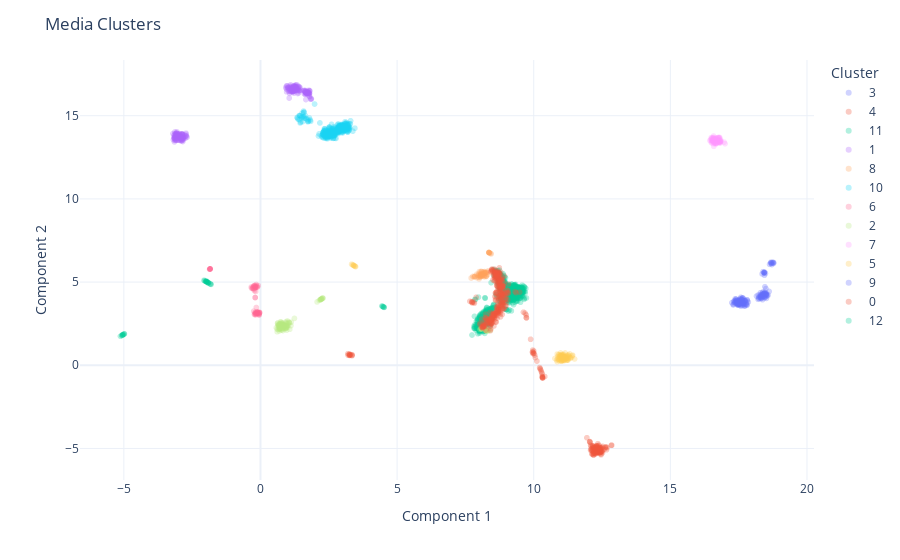

Notebook cell for this chart:
### Markdown cell above
#### Visualise the results

### Code cell
# Plot the training points
fig = px.scatter(
    data_frame = reduced_df,
    x = "Component 1",
    y = "Component 2",
    color = "Cluster",
    hover_data = ["taxon_id", "media_id"],
    opacity = 0.3
) 

fig.update_layout(
    title="Media Clusters",
    template="plotly_white"
)

fig.show()

### Figure 1 — Plotly figure (JSON) as saved in the notebook; plotly's stock layout.template omitted (floating-point values rounded to 4 significant figures; data arrays with more than 128 entries replaced by an {"elided": "..."} marker saying what was removed)
{"data": [{"customdata": {"elided": "93x2 str values"}, "hovertemplate": "Cluster=3<br>Component 1=%{x}<br>Component 2=%{y}<br>taxon_id=%{customdata[0]}<br>media_id=%{customdata[1]}<extra></extra>", "legendgroup": "3", "marker": {"color": "#636efa", "opacity": 0.3, "symbol": "circle"}, "mode": "markers", "name": "3", "showlegend": true, "type": "scattergl", "x": [17.56, 17.52, 17.69, 17.67, 17.5, 17.54, 17.72, 17.64, 17.59, 17.56, 17.51, 17.79, 17.78, 17.46, 17.64, 17.37, 17.32, 17.59, 17.58, 17.48, 17.53, 17.42, 17.35, 17.42, 17.34, 17.25, 17.3, 17.37, 17.43, 17.52, 17.67, 17.5, 17.81, 17.36, 17.6, 17.44, 17.42, 17.47, 17.52, 17.5, 17.51, 17.62, 17.39, 17.62, 17.63, 17.68, 17.46, 17.64, 17.47, 17.58, 17.6, 17.72, 17.42, 17.51, 17.81, 17.5, 17.41, 17.7, 17.6, 17.56, 17.72, 17.58, 17.67, 17.42, 17.58, 17.61, 17.74, 17.69, 17.74, 17.79, 17.62, 17.66, 17.74, 17.64, 17.63, 17.81, 17.56, 17.69, 17.49, 17.59, 17.4, 17.85, 17.76, 17.48, 17.66, 17.51, 17.72, 17.4, 17.62, 17.63, 17.42, 17.31, 17.65], "xaxis": "x", "y": [3.846, 3.863, 3.684, 3.733, 3.69, 3.703, 3.873, 3.805, 3.812, 3.668, 3.804, 3.773, 3.668, 3.616, 4.047, 3.994, 3.833, 3.545, 3.691, 3.633, 3.892, 3.749, 3.745, 3.842, 3.876, 3.761, 3.634, 3.761, 3.786, 3.948, 3.77, 3.905, 3.906, 3.84, 3.757, 3.882, 3.726, 3.673, 3.675, 3.71, 3.868, 3.927, 3.961, 4.002, 3.889, 3.655, 3.654, 3.775, 3.856, 4.086, 3.775, 3.697, 3.882, 3.627, 3.939, 3.853, 3.706, 3.867, 3.799, 4.005, 3.556, 3.967, 3.804, 3.962, 3.833, 3.793, 3.884, 3.72, 3.841, 3.599, 3.939, 3.609, 3.891, 4.056, 3.938, 3.639, 3.616, 3.978, 3.672, 3.625, 3.848, 3.8, 3.671, 3.769, 3.72, 3.814, 3.571, 3.85, 3.721, 3.726, 3.74, 3.652, 3.742], "yaxis": "y"}, {"customdata": {"elided": "117x2 str values"}, "hovertemplate": "Cluster=4<br>Component 1=%{x}<br>Component 2=%{y}<br>taxon_id=%{customdata[0]}<br>media_id=%{customdata[1]}<extra></extra>", "legendgroup": "4", "marker": {"color": "#EF553B", "opacity": 0.3, "symbol": "circle"}, "mode": "markers", "name": "4", "showlegend": true, "type": "scattergl", "x": [12.17, 12.08, 12.3, 12.43, 10.4, 12.4, 12.36, 12.15, 12.42, 10.32, 12.4, 11.94, 12.17, 12.29, 12.19, 12.46, 12.49, 12.16, 12.16, 12.23, 12.27, 12.34, 12.13, 12.47, 12.65, 12.32, 12.3, 12.23, 10.33, 12.36, 10.32, 12.29, 12.84, 12.05, 12.21, 12.43, 12.28, 12.38, 12.49, 12.22, 12.29, 12.52, 12.86, 12.43, 12.13, 12.46, 12.5, 12.32, 12.19, 12.68, 12.2, 12.05, 12.38, 12.46, 12.39, 12.07, 12.13, 12.45, 12.2, 12.33, 12.25, 12.18, 12.46, 12.19, 12.37, 12.4, 12.4, 12.18, 12.25, 12.3, 12.62, 12.62, 12.41, 12.38, 10.29, 12.34, 12.13, 12.36, 12.42, 12.32, 12.1, 12.2, 12.08, 12.23, 12.25, 12.57, 12.17, 12.46, 12.51, 12.09, 12.25, 12.35, 12.35, 12.45, 12.15, 12.43, 12.33, 12.28, 10.32, 12.28, 12.39, 12.34, 12.53, 12.2, 12.3, 10.31, 10.32, 12.43, 12.31, 12.32, 12.32, 12.33, 12.14, 12.66, 12.42, 12.45, 10.31], "xaxis": "x", "y": [-4.934, -4.799, -5.196, -5.085, -0.6795, -5.018, -5.288, -4.839, -5.277, -0.7666, -5.176, -4.357, -5.308, -5.265, -5.379, -5.384, -5.126, -4.849, -4.869, -5.309, -5.182, -5.055, -5.15, -5.203, -4.904, -5.207, -4.941, -5.132, -0.7531, -5.178, -0.6888, -5.223, -4.812, -4.598, -5.201, -5.053, -5.269, -5.19, -5.212, -5.019, -4.838, -5.264, -4.806, -4.94, -5.013, -5.181, -5.169, -5.067, -5.306, -4.96, -5.262, -4.586, -5.188, -5.075, -5.229, -4.641, -5.12, -5.338, -5.161, -5.243, -5.344, -5.05, -5.218, -5.409, -5.134, -5.174, -4.944, -4.958, -5.287, -5.144, -4.918, -4.971, -5.045, -4.996, -0.4356, -5.242, -5.335, -5.144, -5.211, -5.228, -4.881, -4.926, -5.106, -5.025, -5.198, -5.065, -5.034, -4.952, -4.942, -5.055, -4.937, -4.826, -4.714, -4.977, -5.104, -5.196, -4.87, -4.921, -0.7353, -4.863, -4.819, -4.977, -4.88, -4.948, -4.921, -0.5171, -0.7404, -5.243, -4.861, -5.038, -4.966, -5.029, -5.336, -5.08, -5.065, -4.993, -0.6744], "yaxis": "y"}, {"customdata": {"elided": "1006x2 str values"}, "hovertemplate": "Cluster=11<br>Component 1=%{x}<br>Component 2=%{y}<br>taxon_id=%{customdata[0]}<br>media_id=%{customdata[1]}<extra></extra>", "legendgroup": "11", "marker": {"color": "#00cc96", "opacity": 0.3, "symbol": "circle"}, "mode": "markers", "name": "11", "showlegend": true, "type": "scattergl", "x": {"elided": "1006 float values"}, "xaxis": "x", "y": {"elided": "1006 float values"}, "yaxis": "y"}, {"customdata": {"elided": "229x2 str values"}, "hovertemplate": "Cluster=1<br>Component 1=%{x}<br>Component 2=%{y}<br>taxon_id=%{customdata[0]}<br>media_id=%{customdata[1]}<extra></extra>", "legendgroup": "1", "marker": {"color": "#ab63fa", "opacity": 0.3, "symbol": "circle"}, "mode": "markers", "name": "1", "showlegend": true, "type": "scattergl", "x": {"elided": "229 float values"}, "xaxis": "x", "y": {"elided": "229 float values"}, "yaxis": "y"}, {"customdata": [["44255", "J24"], ["13689", "J28"], ["1624", "J13"], ["1989", "J43"], ["1502", "J14"], ["562", "J27"], ["1931", "J61"], ["658457", "535b"], ["362", "J74"], ["1492", "104b"], ["406", "J79"], ["646", "J7"], ["1907725", "J346"], ["1280", "J14"], ["1618", "J13"], ["162169", "J22"], ["293", "J12"], ["2303", "J917"], ["85698", "J12"], ["1719", "215b"], ["67351", "J42"], ["1604", "J13"], ["28026", "J13"], ["285", "J22"], ["67263", "J66"], ["1496", "J14"], ["29397", "J84"], ["287", "J156"], ["164451", "J297"], ["1598", "1203a"], ["1506", "104b"], ["1869227", "104c"], ["1931", "J45"], ["2242", "J168"], ["51513", "J26"], ["303", "1a"], ["561067", "1076b"], ["1509", "J14"], ["648", "J12"], ["292", "J12"], ["1613", "J13"], ["34007", "J26"], ["58123", "J51"], ["1931", "J66"], ["194249", "J43"], ["657445", "429c"], ["38027", "141c"], ["317", "1a"], ["1679", "J13"], ["47770", "J13"], ["1561", "J14"], ["1681", "J13"], ["37329", "J43"], ["1411316", "J346"], ["216816", "J13"], ["562", "J12"], ["33013", "J26"], ["1509", "J13"], ["472", "J22"], ["28448", "J597"], ["287", "J12"]], "hovertemplate": "Cluster=8<br>Component 1=%{x}<br>Component 2=%{y}<br>taxon_id=%{customdata[0]}<br>media_id=%{customdata[1]}<extra></extra>", "legendgroup": "8", "marker": {"color": "#FFA15A", "opacity": 0.3, "symbol": "circle"}, "mode": "markers", "name": "8", "showlegend": true, "type": "scattergl", "x": [8.443, 8.074, 8.062, 8.356, 8.054, 8.381, 8.021, 8.269, 7.848, 8.334, 7.823, 8.009, 8.086, 7.906, 8.22, 8.417, 7.992, 8.365, 8.196, 8.358, 8.042, 8.142, 8.22, 8.062, 8.021, 8.082, 7.83, 8.254, 7.916, 8.141, 8.126, 8.103, 8.236, 8.07, 7.95, 8.117, 8.337, 8.001, 8.216, 8.088, 8.133, 8.358, 8.167, 7.71, 8.178, 8.178, 8.2, 7.971, 8.054, 8.092, 8.265, 7.998, 8.375, 8.047, 8.201, 8.328, 8.201, 8.277, 7.767, 8.209, 8.095], "xaxis": "x", "y": [6.696, 5.646, 5.315, 6.784, 5.433, 6.758, 5.37, 5.359, 5.35, 5.676, 5.313, 5.63, 5.618, 5.272, 5.526, 6.721, 5.422, 6.774, 5.554, 6.771, 5.335, 5.506, 5.531, 5.44, 5.307, 5.446, 5.328, 5.571, 5.475, 5.46, 5.364, 5.483, 5.325, 5.506, 5.4, 5.604, 5.586, 5.193, 5.545, 5.463, 5.405, 6.782, 5.606, 5.246, 5.331, 5.509, 5.635, 5.296, 5.47, 5.36, 5.364, 5.52, 6.76, 5.395, 5.421, 5.471, 5.383, 5.585, 5.338, 5.586, 5.413], "yaxis": "y"}, {"customdata": {"elided": "334x2 str values"}, "hovertemplate": "Cluster=10<br>Component 1=%{x}<br>Component 2=%{y}<br>taxon_id=%{customdata[0]}<br>media_id=%{customdata[1]}<extra></extra>", "legendgroup": "10", "marker": {"color": "#19d3f3", "opacity": 0.3, "symbol": "circle"}, "mode": "markers", "name": "10", "showlegend": true, "type": "scattergl", "x": {"elided": "334 float values"}, "xaxis": "x", "y": {"elided": "334 float values"}, "yaxis": "y"}, {"customdata": [["1600", "J21"], ["1849278", "J14"], ["2751", "J17"], ["1179787", "J14"], ["2447885", "J14"], ["1911679", "J14"], ["[{'NCBI tax id': 479436, 'Matching level': 'strain'}, {'NCBI tax id': 29466, 'Matching level': 'species'}]", "J14"], ["[{'NCBI tax id': 763034, 'Matching level': 'strain'}, {'NCBI tax id': 626930, 'Matching level': 'species'}]", "J14"], ["[{'NCBI tax id': 484018, 'Matching level': 'strain'}, {'NCBI tax id': 310297, 'Matching level': 'species'}]", "J14"], ["[{'NCBI tax id': 2750, 'Matching level': 'species'}, {'NCBI tax id': 1449342, 'Matching level': 'strain'}]", "J17"], ["[{'NCBI tax id': 209247, 'Matching level': 'species'}, {'NCBI tax id': 1210099, 'Matching level': 'strain'}]", "J43"], ["[{'NCBI tax id': 376806, 'Matching level': 'species'}, {'NCBI tax id': 1121096, 'Matching level': 'strain'}]", "J14"], ["1179782", "J14"], ["302912", "J14"], ["2605782", "J14"], ["[{'NCBI tax id': 1307442, 'Matching level': 'strain'}, {'NCBI tax id': 1583098, 'Matching level': 'species'}]", "J14"], ["2652290", "J14"], ["1159213", "J14"], ["2650158", "J14"], ["[{'NCBI tax id': 1133319, 'Matching level': 'species'}, {'NCBI tax id': 1445607, 'Matching level': 'strain'}]", "J14"], ["[{'NCBI tax id': 169435, 'Matching level': 'species'}, {'NCBI tax id': 445972, 'Matching level': 'strain'}]", "J14"], ["1559", "J14"], ["2490855", "J14"], ["[{'NCBI tax id': 449673, 'Matching level': 'strain'}, {'NCBI tax id': 46506, 'Matching level': 'species'}]", "J14"], ["556053", "J346"], ["115433", "J42"], ["[{'NCBI tax id': 1316584, 'Matching level': 'strain'}, {'NCBI tax id': 135079, 'Matching level': 'species'}]", "J14"], ["[{'NCBI tax id': 157687, 'Matching level': 'species'}, {'NCBI tax id': 1122174, 'Matching level': 'strain'}]", "J14"], ["[{'NCBI tax id': 1673725, 'Matching level': 'species'}, {'NCBI tax id': 1175452, 'Matching level': 'species'}]", "J14"], ["2292441", "J14"], ["[{'NCBI tax id': 1437601, 'Matching level': 'strain'}, {'NCBI tax id': 1688, 'Matching level': 'species'}]", "J19"], ["1007095", "J346"], ["[{'NCBI tax id': 39483, 'Matching level': 'species'}, {'NCBI tax id': 649755, 'Matching level': 'strain'}]", "J14"], ["460384", "J14"], ["[{'NCBI tax id': 1236512, 'Matching level': 'strain'}, {'NCBI tax id': 691816, 'Matching level': 'species'}]", "J14"], ["1411121", "J346"], ["1796635", "J14"], ["1655", "J14"], ["285729", "J14"], ["348042", "J30"], ["28135", "J14"], ["[{'NCBI tax id': 1410649, 'Matching level': 'strain'}, {'NCBI tax id': 180164, 'Matching level': 'species'}]", "J14"], ["78343", "J14"], ["[{'NCBI tax id': 1121107, 'Matching level': 'strain'}, {'NCBI tax id': 35760, 'Matching level': 'species'}]", "J19"], ["102148", "J14"], ["[{'NCBI tax id': 667015, 'Matching level': 'strain'}, {'NCBI tax id': 376805, 'Matching level': 'species'}]", "J14"], ["[{'NCBI tax id': 1695, 'Matching level': 'subspecies'}, {'NCBI tax id': 1437597, 'Matching level': 'strain'}]", "J19"], ["[{'NCBI tax id': 393480, 'Matching level': 'strain'}, {'NCBI tax id': 76857, 'Matching level': 'species'}]", "J14"], ["[{'NCBI tax id': 997353, 'Matching level': 'strain'}, {'NCBI tax id': 60133, 'Matching level': 'species'}]", "J14"], ["418198", "J21"], ["837", "J469"], ["[{'NCBI tax id': 762983, 'Matching level': 'strain'}, {'NCBI tax id': 626938, 'Matching level': 'species'}]", "J14"], ["2652293", "J14"], ["28136", "J14"], ["[{'NCBI tax id': 1121342, 'Matching level': 'strain'}, {'NCBI tax id': 1519, 'Matching level': 'species'}]", "J14"], ["[{'NCBI tax id': 1291051, 'Matching level': 'strain'}, {'NCBI tax id': 342942, 'Matching level': 'species'}]", "J14"], ["[{'NCBI tax id': 1410648, 'Matching level': 'strain'}, {'NCBI tax id': 33905, 'Matching level': 'species'}]", "J19"], ["[{'NCBI tax id': 553178, 'Matching level': 'strain'}, {'NCBI tax id': 1017, 'Matching level': 'species'}]", "J14"], ["[{'NCBI tax id': 1302724, 'Matching level': 'strain'}, {'NCBI tax id': 202862, 'Matching level': 'species'}]", "J42"], ["574930", "J14"]], "hovertemplate": "Cluster=6<br>Component 1=%{x}<br>Component 2=%{y}<br>taxon_id=%{customdata[0]}<br>media_id=%{customdata[1]}<extra></extra>", "legendgroup": "6", "marker": {"color": "#FF6692", "opacity": 0.3, "symbol": "circle"}, "mode": "markers", "name": "6", "showlegend": true, "type": "scattergl", "x": [-0.0569, -0.1002, -0.1602, -0.05729, -0.04941, -0.3373, -0.2204, -0.1303, -0.2284, -0.2661, -1.841, -0.2017, -0.2771, -0.126, -0.1828, -0.102, -0.1163, -0.1426, -0.3267, -0.1524, -0.2858, -0.05831, -0.1675, -0.22, -0.04195, -1.839, -0.2145, -0.174, -0.08599, -0.08181, -0.2602, -1.847, -0.1782, -0.1767, -0.1406, -1.848, -0.02963, -0.1, -0.2357, -1.847, -0.052, -0.1933, -0.1712, -0.06205, -0.1942, -0.177, -0.1535, -0.2417, -0.2262, -0.1839, -1.863, -0.1627, -0.03716, -0.2462, -0.123, -0.1929, -0.2035, -0.2011, -1.847, -0.1936], "xaxis": "x", "y": [3.113, 3.166, 3.129, 3.035, 3.025, 4.703, 3.052, 4.695, 4.657, 4.597, 5.795, 4.691, 4.672, 3.199, 4.711, 3.116, 4.7, 4.765, 4.634, 3.47, 4.624, 3.158, 3.133, 4.482, 3.187, 5.797, 4.743, 4.438, 3.134, 4.78, 4.724, 5.788, 3.182, 4.66, 3.129, 5.787, 3.163, 3.204, 4.593, 5.788, 3.076, 4.793, 4.716, 3.121, 4.077, 3.116, 4.854, 4.764, 4.792, 4.683, 5.772, 3.046, 3.156, 3.249, 3.2, 3.051, 3.163, 3.089, 5.788, 4.064], "yaxis": "y"}, {"customdata": {"elided": "121x2 str values"}, "hovertemplate": "Cluster=2<br>Component 1=%{x}<br>Component 2=%{y}<br>taxon_id=%{customdata[0]}<br>media_id=%{customdata[1]}<extra></extra>", "legendgroup": "2", "marker": {"color": "#B6E880", "opacity": 0.3, "symbol": "circle"}, "mode": "markers", "name": "2", "showlegend": true, "type": "scattergl", "x": [0.9676, 0.7349, 0.7923, 0.9241, 0.9423, 2.204, 1.242, 2.231, 0.6979, 0.8349, 0.7525, 2.278, 0.6092, 0.6924, 0.9628, 8.249, 0.8578, 1.062, 2.072, 1.125, 0.7582, 1.055, 2.236, 0.8278, 0.8031, 0.5802, 0.6734, 0.9388, 8.173, 8.214, 0.8613, 0.78, 0.7164, 0.6647, 0.7199, 0.819, 2.243, 0.8828, 0.7215, 0.747, 0.8822, 0.6407, 0.9183, 0.6983, 8.209, 1.03, 8.263, 0.6098, 0.7189, 0.8124, 2.191, 2.212, 0.6427, 0.6957, 0.7365, 0.6347, 8.226, 0.7121, 0.6877, 8.073, 0.7248, 0.9561, 2.152, 0.8145, 0.7903, 8.255, 2.286, 0.7488, 8.083, 0.9771, 0.8656, 0.7166, 0.8365, 8.091, 0.7564, 0.9836, 0.8132, 0.6949, 0.8097, 0.7325, 0.7332, 8.032, 0.7313, 2.192, 0.6242, 8.262, 0.9601, 0.8206, 1.002, 0.938, 0.7918, 0.8688, 0.7766, 0.6465, 8.424, 8.082, 0.768, 0.932, 0.885, 0.9319, 2.219, 0.9432, 0.6771, 1.02, 0.903, 8.301, 8.341, 0.7633, 0.906, 1.072, 0.8666, 8.301, 0.6772, 0.6853, 0.844, 0.9912, 1.114, 0.8885, 2.266, 0.861, 8.355], "xaxis": "x", "y": [2.356, 2.24, 2.407, 2.275, 2.494, 3.954, 2.817, 3.98, 2.188, 2.263, 2.417, 4.028, 2.164, 2.368, 2.365, 2.066, 2.354, 2.541, 3.806, 2.589, 2.591, 2.575, 3.987, 2.283, 2.393, 2.258, 2.388, 2.397, 2.24, 2.258, 2.24, 2.139, 2.216, 2.45, 2.256, 2.082, 3.997, 2.4, 2.176, 2.263, 2.337, 2.422, 2.21, 2.214, 2.18, 2.593, 2.07, 2.016, 2.414, 2.426, 3.944, 3.961, 2.365, 2.302, 2.51, 2.539, 2.232, 2.483, 2.287, 2.218, 2.322, 2.108, 3.904, 2.416, 2.522, 2.1, 4.037, 2.366, 2.175, 2.384, 2.435, 2.19, 2.434, 2.197, 2.416, 2.663, 2.26, 2.477, 2.544, 2.339, 2.518, 2.161, 2.615, 3.94, 2.524, 2.082, 2.287, 2.326, 2.504, 2.24, 2.486, 2.398, 2.225, 2.161, 2.11, 2.186, 2.399, 2.616, 2.366, 2.551, 3.969, 2.36, 2.373, 2.405, 2.248, 2.056, 2.14, 2.116, 2.198, 2.168, 2.351, 2.069, 2.197, 2.062, 2.187, 2.282, 2.382, 2.405, 4.043, 2.273, 2.083], "yaxis": "y"}, {"customdata": {"elided": "76x2 str values"}, "hovertemplate": "Cluster=7<br>Component 1=%{x}<br>Component 2=%{y}<br>taxon_id=%{customdata[0]}<br>media_id=%{customdata[1]}<extra></extra>", "legendgroup": "7", "marker": {"color": "#FF97FF", "opacity": 0.3, "symbol": "circle"}, "mode": "markers", "name": "7", "showlegend": true, "type": "scattergl", "x": [16.63, 16.6, 16.78, 16.53, 16.81, 16.72, 16.97, 16.85, 16.68, 16.56, 16.57, 16.6, 16.66, 16.59, 16.69, 16.58, 16.78, 16.68, 16.75, 16.56, 16.82, 16.75, 16.79, 16.45, 16.77, 16.67, 16.66, 16.59, 16.7, 16.62, 16.72, 16.67, 16.83, 16.5, 16.8, 16.58, 16.7, 16.71, 16.66, 16.62, 16.76, 16.58, 16.65, 16.53, 16.8, 16.82, 16.76, 16.61, 16.67, 16.53, 16.56, 16.58, 16.49, 16.51, 16.56, 16.78, 16.63, 16.79, 16.54, 16.56, 16.68, 16.49, 16.68, 16.64, 16.84, 16.73, 16.71, 16.61, 16.62, 16.84, 16.57, 16.77, 16.83, 16.5, 16.55, 17.0], "xaxis": "x", "y": [13.35, 13.57, 13.42, 13.67, 13.43, 13.52, 13.41, 13.47, 13.32, 13.49, 13.64, 13.55, 13.31, 13.16, 13.46, 13.78, 13.47, 13.52, 13.69, 13.6, 13.41, 13.48, 13.37, 13.51, 13.4, 13.61, 13.47, 13.66, 13.57, 13.42, 13.53, 13.63, 13.49, 13.49, 13.68, 13.52, 13.38, 13.67, 13.51, 13.57, 13.55, 13.32, 13.64, 13.52, 13.69, 13.36, 13.69, 13.57, 13.45, 13.38, 13.54, 13.43, 13.68, 13.62, 13.49, 13.65, 13.48, 13.5, 13.46, 13.58, 13.35, 13.57, 13.54, 13.38, 13.54, 13.54, 13.46, 13.38, 13.62, 13.48, 13.69, 13.59, 13.42, 13.38, 13.51, 13.32], "yaxis": "y"}, {"customdata": {"elided": "89x2 str values"}, "hovertemplate": "Cluster=5<br>Component 1=%{x}<br>Component 2=%{y}<br>taxon_id=%{customdata[0]}<br>media_id=%{customdata[1]}<extra></extra>", "legendgroup": "5", "marker": {"color": "#FECB52", "opacity": 0.3, "symbol": "circle"}, "mode": "markers", "name": "5", "showlegend": true, "type": "scattergl", "x": [11.32, 11.12, 11.1, 3.404, 11.02, 11.05, 11.42, 11.07, 11.0, 11.21, 11.07, 10.88, 10.84, 11.1, 3.449, 11.34, 11.16, 3.466, 11.02, 10.86, 3.415, 11.3, 11.27, 11.26, 11.24, 11.07, 11.11, 11.1, 3.372, 11.39, 11.21, 11.02, 11.02, 11.22, 11.49, 11.25, 11.07, 11.0, 11.11, 11.23, 11.07, 3.481, 3.411, 11.14, 11.28, 11.19, 11.26, 10.88, 11.1, 11.08, 11.01, 11.02, 11.04, 10.86, 11.35, 10.99, 11.0, 11.06, 11.08, 11.18, 11.09, 10.91, 11.15, 10.98, 10.99, 11.22, 10.94, 10.99, 10.77, 10.94, 10.92, 11.14, 11.16, 11.02, 11.09, 11.09, 10.96, 3.334, 10.93, 10.96, 10.91, 11.21, 11.03, 11.2, 11.21, 11.09, 10.94, 11.15, 11.41], "xaxis": "x", "y": [0.6835, 0.3532, 0.2631, 6.007, 0.5323, 0.5828, 0.607, 0.3015, 0.5707, 0.4431, 0.6322, 0.364, 0.3166, 0.3199, 5.962, 0.4519, 0.4178, 5.945, 0.3793, 0.2136, 5.996, 0.5292, 0.6052, 0.4149, 0.6202, 0.4317, 0.4838, 0.5057, 6.039, 0.4882, 0.3998, 0.5986, 0.239, 0.3147, 0.3784, 0.3065, 0.5173, 0.4673, 0.312, 0.5588, 0.4963, 5.93, 5.999, 0.3424, 0.4626, 0.2995, 0.3278, 0.5136, 0.4745, 0.5995, 0.4354, 0.2725, 0.3078, 0.6738, 0.4266, 0.3584, 0.4231, 0.4067, 0.5221, 0.4462, 0.481, 0.3771, 0.5472, 0.7396, 0.5632, 0.5452, 0.3861, 0.5905, 0.4066, 0.4719, 0.2889, 0.4925, 0.3891, 0.6468, 0.517, 0.6564, 0.5786, 6.077, 0.5152, 0.2608, 0.6382, 0.4102, 0.2835, 0.4275, 0.5172, 0.5105, 0.6336, 0.7403, 0.577], "yaxis": "y"}, {"customdata": {"elided": "73x2 str values"}, "hovertemplate": "Cluster=9<br>Component 1=%{x}<br>Component 2=%{y}<br>taxon_id=%{customdata[0]}<br>media_id=%{customdata[1]}<extra></extra>", "legendgroup": "9", "marker": {"color": "#636efa", "opacity": 0.3, "symbol": "circle"}, "mode": "markers", "name": "9", "showlegend": true, "type": "scattergl", "x": [18.39, 18.43, 18.46, 18.56, 18.78, 18.51, 18.7, 18.3, 18.69, 18.53, 18.29, 18.48, 18.61, 18.32, 18.49, 18.51, 18.41, 18.25, 18.15, 18.67, 18.41, 18.35, 18.44, 18.5, 18.32, 18.37, 18.41, 18.77, 18.71, 18.34, 18.43, 18.73, 18.23, 18.45, 18.36, 18.31, 18.48, 18.37, 18.51, 18.3, 18.24, 18.74, 18.41, 18.63, 18.31, 18.37, 18.37, 18.48, 18.21, 18.42, 18.39, 18.21, 18.51, 18.45, 18.3, 18.42, 18.46, 18.36, 18.36, 18.57, 18.43, 18.68, 18.29, 18.45, 18.44, 18.5, 18.33, 18.38, 18.44, 18.43, 18.45, 18.5, 18.78], "xaxis": "x", "y": [5.625, 5.563, 4.39, 4.174, 6.121, 4.287, 6.122, 4.064, 6.159, 4.192, 4.237, 4.306, 4.438, 4.097, 4.133, 4.254, 4.306, 4.114, 4.157, 6.146, 4.157, 4.163, 5.412, 4.333, 4.202, 4.344, 4.249, 6.177, 6.051, 4.201, 5.562, 6.183, 4.056, 4.085, 4.26, 4.146, 4.276, 4.262, 4.019, 4.361, 4.009, 6.146, 4.301, 6.066, 4.011, 4.17, 4.222, 5.52, 3.965, 4.132, 4.411, 4.223, 4.232, 5.592, 4.193, 4.153, 4.718, 4.076, 5.491, 4.243, 5.559, 6.197, 4.096, 4.052, 4.283, 4.611, 4.019, 3.944, 4.305, 5.588, 4.362, 4.208, 6.174], "yaxis": "y"}, {"customdata": {"elided": "320x2 str values"}, "hovertemplate": "Cluster=0<br>Component 1=%{x}<br>Component 2=%{y}<br>taxon_id=%{customdata[0]}<br>media_id=%{customdata[1]}<extra></extra>", "legendgroup": "0", "marker": {"color": "#EF553B", "opacity": 0.3, "symbol": "circle"}, "mode": "markers", "name": "0", "showlegend": true, "type": "scattergl", "x": {"elided": "320 float values"}, "xaxis": "x", "y": {"elided": "320 float values"}, "yaxis": "y"}, {"customdata": [["207243", "J280"], ["1639", "J70"], ["287", "J75"], ["1871", "J42"], ["[{'NCBI tax id': 554283, 'Matching level': 'species'}, {'NCBI tax id': 1453505, 'Matching level': 'strain'}]", "J346"], ["472", "J75"], ["51669", "J72"], ["78556", "J118"], ["1373", "J75"], ["1280", "J27"], ["54076", "J267"], ["486270", "J346"], ["1335", "J141"], ["37482", "J49"], ["1496", "J84"], ["53444", "J291"], ["146827", "J282"], ["408", "J79"], ["1596", "J84"], ["1931", "J58"], ["172827", "J276"], ["128944", "J282"], ["1685415", "J22"], ["266128", "J346"], ["[{'NCBI tax id': 363832, 'Matching level': 'species'}, {'NCBI tax id': 1123262, 'Matching level': 'strain'}]", "J346"], ["615", "J22"], ["381", "J254"]], "hovertemplate": "Cluster=12<br>Component 1=%{x}<br>Component 2=%{y}<br>taxon_id=%{customdata[0]}<br>media_id=%{customdata[1]}<extra></extra>", "legendgroup": "12", "marker": {"color": "#00cc96", "opacity": 0.3, "symbol": "circle"}, "mode": "markers", "name": "12", "showlegend": true, "type": "scattergl", "x": [-5.079, -1.994, -1.916, -1.963, -5.125, -1.928, -1.979, -1.988, -1.844, -1.826, -5.015, -1.964, -2.007, -1.967, -1.898, -5.063, -5.034, -1.928, -2.0, -2.047, -5.043, -5.043, -2.065, -4.98, -4.989, -1.808, -1.911], "xaxis": "x", "y": [1.79, 5.036, 4.962, 5.013, 1.745, 4.989, 5.028, 5.037, 4.894, 4.882, 1.855, 5.01, 5.055, 5.054, 4.945, 1.807, 1.835, 4.966, 5.044, 5.079, 1.827, 1.827, 5.111, 1.889, 1.88, 4.862, 4.962], "yaxis": "y"}], "layout": {"legend": {"title": {"text": "Cluster"}, "tracegroupgap": 0}, "margin": {"t": 60}, "title": {"text": "Media Clusters"}, "xaxis": {"anchor": "y", "domain": [0, 1], "title": {"text": "Component 1"}}, "yaxis": {"anchor": "x", "domain": [0, 1], "title": {"text": "Component 2"}}}}
